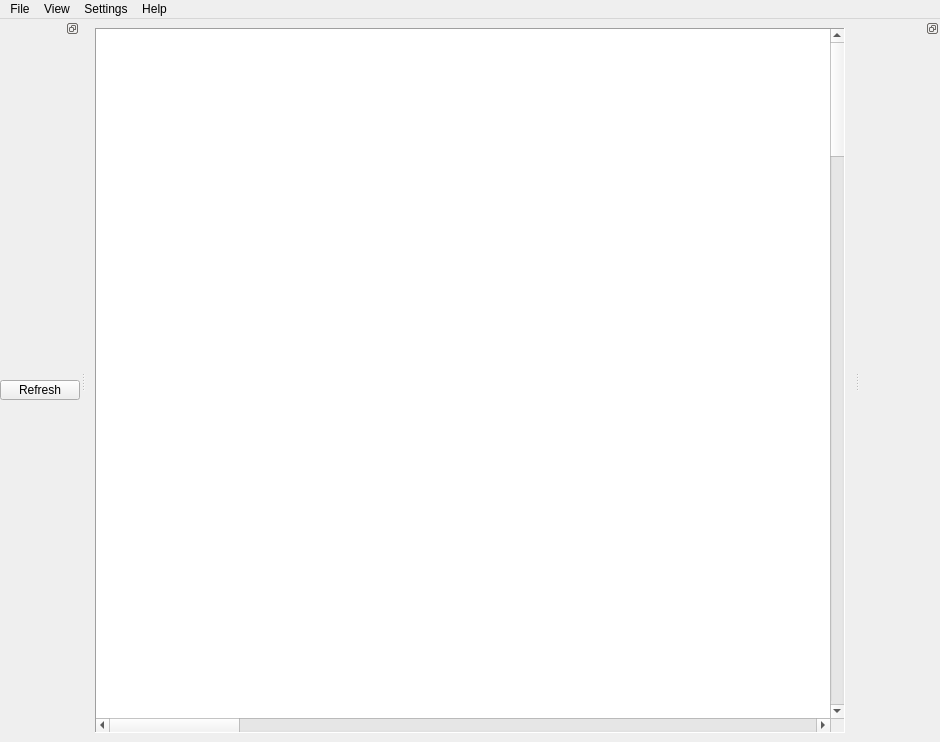
<?xml version="1.0" encoding="UTF-8"?>
<ui version="4.0">
 <class>MainWindow</class>
 <widget class="QMainWindow" name="MainWindow">
  <property name="geometry">
   <rect>
    <x>0</x>
    <y>0</y>
    <width>940</width>
    <height>742</height>
   </rect>
  </property>
  <property name="windowTitle">
   <string>UberCode - Visually Generating the Future</string>
  </property>
  <property name="styleSheet">
   <string notr="true"/>
  </property>
  <widget class="QWidget" name="sceneWidget">
   <layout class="QHBoxLayout" name="horizontalLayout_3">
    <item>
     <layout class="QHBoxLayout" name="horizontalLayout_2">
      <item>
       <widget class="QGraphicsView" name="sceneView">
        <property name="maximumSize">
         <size>
          <width>4000</width>
          <height>4000</height>
         </size>
        </property>
        <property name="autoFillBackground">
         <bool>false</bool>
        </property>
        <property name="frameShape">
         <enum>QFrame::Panel</enum>
        </property>
        <property name="frameShadow">
         <enum>QFrame::Sunken</enum>
        </property>
        <property name="lineWidth">
         <number>1</number>
        </property>
        <property name="sceneRect">
         <rectf>
          <x>0.000000000000000</x>
          <y>0.000000000000000</y>
          <width>4000.000000000000000</width>
          <height>4000.000000000000000</height>
         </rectf>
        </property>
        <property name="renderHints">
         <set>QPainter::Antialiasing|QPainter::SmoothPixmapTransform|QPainter::TextAntialiasing</set>
        </property>
        <property name="resizeAnchor">
         <enum>QGraphicsView::NoAnchor</enum>
        </property>
       </widget>
      </item>
     </layout>
    </item>
   </layout>
  </widget>
  <widget class="QMenuBar" name="menubar">
   <property name="geometry">
    <rect>
     <x>0</x>
     <y>0</y>
     <width>940</width>
     <height>21</height>
    </rect>
   </property>
   <widget class="QMenu" name="menuFile">
    <property name="title">
     <string>File</string>
    </property>
    <addaction name="actionOpen"/>
    <addaction name="actionNew"/>
    <addaction name="actionSave"/>
    <addaction name="actionQuit"/>
   </widget>
   <widget class="QMenu" name="menuHelp">
    <property name="title">
     <string>Help</string>
    </property>
    <addaction name="actionAbout"/>
   </widget>
   <widget class="QMenu" name="menuSettings">
    <property name="title">
     <string>Settings</string>
    </property>
    <addaction name="actionPathBundles"/>
   </widget>
   <widget class="QMenu" name="menuView">
    <property name="title">
     <string>View</string>
    </property>
   </widget>
   <addaction name="menuFile"/>
   <addaction name="menuView"/>
   <addaction name="menuSettings"/>
   <addaction name="menuHelp"/>
  </widget>
  <widget class="QDockWidget" name="dockL">
   <property name="minimumSize">
    <size>
     <width>80</width>
     <height>44</height>
    </size>
   </property>
   <property name="styleSheet">
    <string notr="true"/>
   </property>
   <property name="floating">
    <bool>false</bool>
   </property>
   <property name="features">
    <set>QDockWidget::DockWidgetFloatable|QDockWidget::DockWidgetMovable</set>
   </property>
   <attribute name="dockWidgetArea">
    <number>1</number>
   </attribute>
   <widget class="QWidget" name="dockWidgetContentsL">
    <property name="enabled">
     <bool>true</bool>
    </property>
    <layout class="QHBoxLayout" name="horizontalLayout">
     <property name="spacing">
      <number>3</number>
     </property>
     <property name="margin">
      <number>0</number>
     </property>
     <item>
      <layout class="QVBoxLayout" name="dockLLayout">
       <property name="spacing">
        <number>0</number>
       </property>
       <item>
        <widget class="QPushButton" name="btn_dockRefreshBundles">
         <property name="sizePolicy">
          <sizepolicy hsizetype="Expanding" vsizetype="Expanding">
           <horstretch>0</horstretch>
           <verstretch>0</verstretch>
          </sizepolicy>
         </property>
         <property name="minimumSize">
          <size>
           <width>0</width>
           <height>0</height>
          </size>
         </property>
         <property name="maximumSize">
          <size>
           <width>100</width>
           <height>20</height>
          </size>
         </property>
         <property name="layoutDirection">
          <enum>Qt::LeftToRight</enum>
         </property>
         <property name="text">
          <string>Refresh</string>
         </property>
         <property name="flat">
          <bool>false</bool>
         </property>
        </widget>
       </item>
      </layout>
     </item>
    </layout>
   </widget>
  </widget>
  <widget class="QDockWidget" name="dockR">
   <property name="sizePolicy">
    <sizepolicy hsizetype="Preferred" vsizetype="Preferred">
     <horstretch>0</horstretch>
     <verstretch>0</verstretch>
    </sizepolicy>
   </property>
   <property name="minimumSize">
    <size>
     <width>80</width>
     <height>97</height>
    </size>
   </property>
   <property name="features">
    <set>QDockWidget::DockWidgetFloatable|QDockWidget::DockWidgetMovable</set>
   </property>
   <attribute name="dockWidgetArea">
    <number>2</number>
   </attribute>
   <widget class="QWidget" name="dockWidgetContentsR">
    <property name="sizePolicy">
     <sizepolicy hsizetype="Preferred" vsizetype="Preferred">
      <horstretch>0</horstretch>
      <verstretch>0</verstretch>
     </sizepolicy>
    </property>
    <layout class="QHBoxLayout" name="horizontalLayout_4">
     <property name="spacing">
      <number>3</number>
     </property>
     <property name="margin">
      <number>0</number>
     </property>
     <item>
      <layout class="QVBoxLayout" name="dockRLayout">
       <property name="spacing">
        <number>0</number>
       </property>
      </layout>
     </item>
    </layout>
   </widget>
  </widget>
  <action name="actionAbout">
   <property name="text">
    <string>About</string>
   </property>
  </action>
  <action name="actionPathBundles">
   <property name="text">
    <string>Path Bundles</string>
   </property>
  </action>
  <action name="actionOpen">
   <property name="text">
    <string>Open</string>
   </property>
  </action>
  <action name="actionSave">
   <property name="text">
    <string>Save</string>
   </property>
  </action>
  <action name="actionSave_as">
   <property name="text">
    <string>Save as</string>
   </property>
  </action>
  <action name="actionQuit">
   <property name="text">
    <string>Quit</string>
   </property>
  </action>
  <action name="actionNew">
   <property name="text">
    <string>New</string>
   </property>
  </action>
  <zorder>dockR</zorder>
 </widget>
 <resources/>
 <connections>
  <connection>
   <sender>actionQuit</sender>
   <signal>activated()</signal>
   <receiver>MainWindow</receiver>
   <slot>close()</slot>
   <hints>
    <hint type="sourcelabel">
     <x>-1</x>
     <y>-1</y>
    </hint>
    <hint type="destinationlabel">
     <x>517</x>
     <y>376</y>
    </hint>
   </hints>
  </connection>
 </connections>
</ui>
